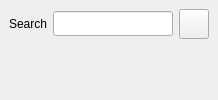
            <widget class="QFrame" name="frame_recipes_list">
             <property name="sizePolicy">
              <sizepolicy hsizetype="Expanding" vsizetype="Expanding">
               <horstretch>0</horstretch>
               <verstretch>0</verstretch>
              </sizepolicy>
             </property>
             <property name="minimumSize">
              <size>
               <width>0</width>
               <height>0</height>
              </size>
             </property>
             <property name="maximumSize">
              <size>
               <width>16777215</width>
               <height>16777215</height>
              </size>
             </property>
             <property name="frameShape">
              <enum>QFrame::NoFrame</enum>
             </property>
             <property name="frameShadow">
              <enum>QFrame::Plain</enum>
             </property>
             <property name="lineWidth">
              <number>0</number>
             </property>
             <layout class="QVBoxLayout" name="verticalLayout_frame_recipes_list">
              <property name="spacing">
               <number>0</number>
              </property>
              <property name="leftMargin">
               <number>0</number>
              </property>
              <property name="topMargin">
               <number>0</number>
              </property>
              <property name="rightMargin">
               <number>0</number>
              </property>
              <property name="bottomMargin">
               <number>0</number>
              </property>
              <item alignment="Qt::AlignLeft|Qt::AlignTop">
               <widget class="QFrame" name="frame_recipe_list_search">
                <property name="frameShape">
                 <enum>QFrame::NoFrame</enum>
                </property>
                <property name="frameShadow">
                 <enum>QFrame::Plain</enum>
                </property>
                <property name="lineWidth">
                 <number>0</number>
                </property>
                <layout class="QHBoxLayout" name="horizontalLayout_frame_recipe_list_search">
                 <item>
                  <widget class="QLabel" name="label_recipe_list_search">
                   <property name="minimumSize">
                    <size>
                     <width>0</width>
                     <height>25</height>
                    </size>
                   </property>
                   <property name="maximumSize">
                    <size>
                     <width>16777215</width>
                     <height>25</height>
                    </size>
                   </property>
                   <property name="text">
                    <string>Search</string>
                   </property>
                  </widget>
                 </item>
                 <item>
                  <widget class="QLineEdit" name="lineEdit_recipe_list_search">
                   <property name="minimumSize">
                    <size>
                     <width>120</width>
                     <height>25</height>
                    </size>
                   </property>
                   <property name="maximumSize">
                    <size>
                     <width>120</width>
                     <height>25</height>
                    </size>
                   </property>
                  </widget>
                 </item>
                 <item>
                  <widget class="QPushButton" name="pushButton_clear_recipe_list_search">
                   <property name="minimumSize">
                    <size>
                     <width>30</width>
                     <height>30</height>
                    </size>
                   </property>
                   <property name="maximumSize">
                    <size>
                     <width>30</width>
                     <height>30</height>
                    </size>
                   </property>
                   <property name="text">
                    <string/>
                   </property>
                  </widget>
                 </item>
                </layout>
               </widget>
              </item>
             </layout>
            </widget>
